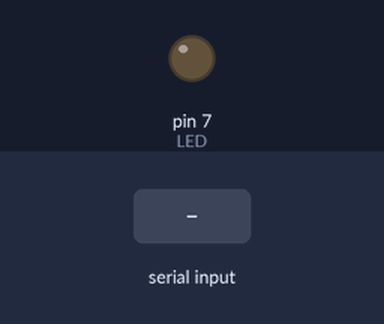
Recording of a sketch running on a simulated Arduino Uno, built with avr-gcc and run on an emulated ATmega328P. Shown: output pins drawn as LEDs (lit = HIGH). Inputs (shaded band) come from the test bench.

Above: at 1.2 s.
1.3 s: byte 1 (1) received over Serial
At 2.5 s:
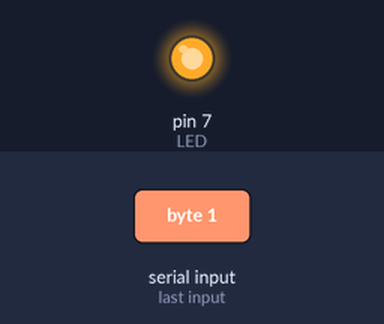
2.8 s: "1" received over Serial
At 4.0 s:
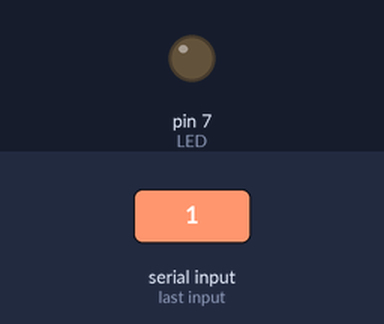
Timing chart, 0 to 5.8 s (numbered marks = the images above; inputs shaded):
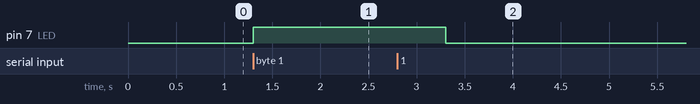

Measured:
- after the input at 1.3 s, pin 7 (LED): LOW → HIGH at once
- after the input at 2.8 s, pin 7 (LED): HIGH → LOW after 0.50 s

The sketch:

EmailNotiferSketch.ino
```cpp
#define LED 7
void setup() {
  Serial.begin(9600);
  pinMode(LED, OUTPUT);
}

//Main Loop

void loop() {

  if (Serial.available() > 0) {
  int comando = Serial.read();

    if (comando == 1)
    {
    digitalWrite(LED, HIGH);
    }
    else
    {
    digitalWrite(LED, LOW);
    }
    //-----------------------------------------------------------------------------

  Serial.flush();
  delay(2000);
  }
}
```
